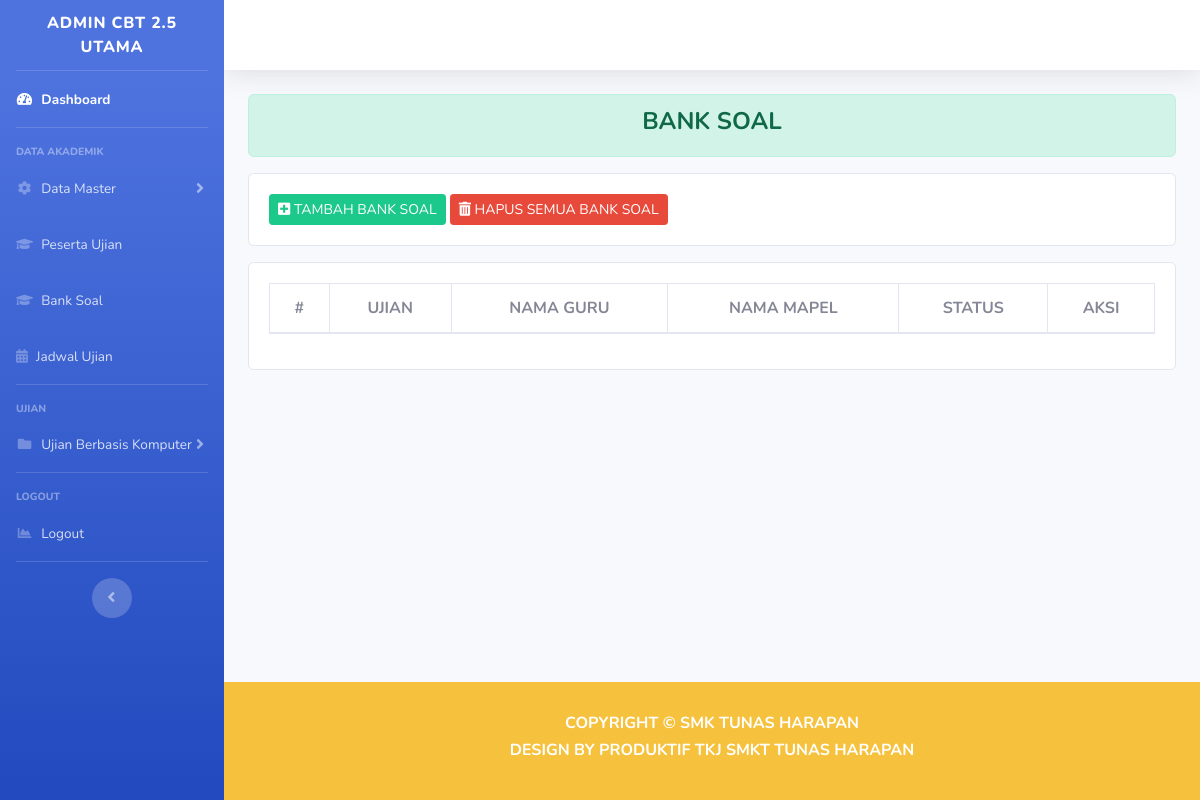
Page /index.php/dashboard/bank_soal on the earlier database version.
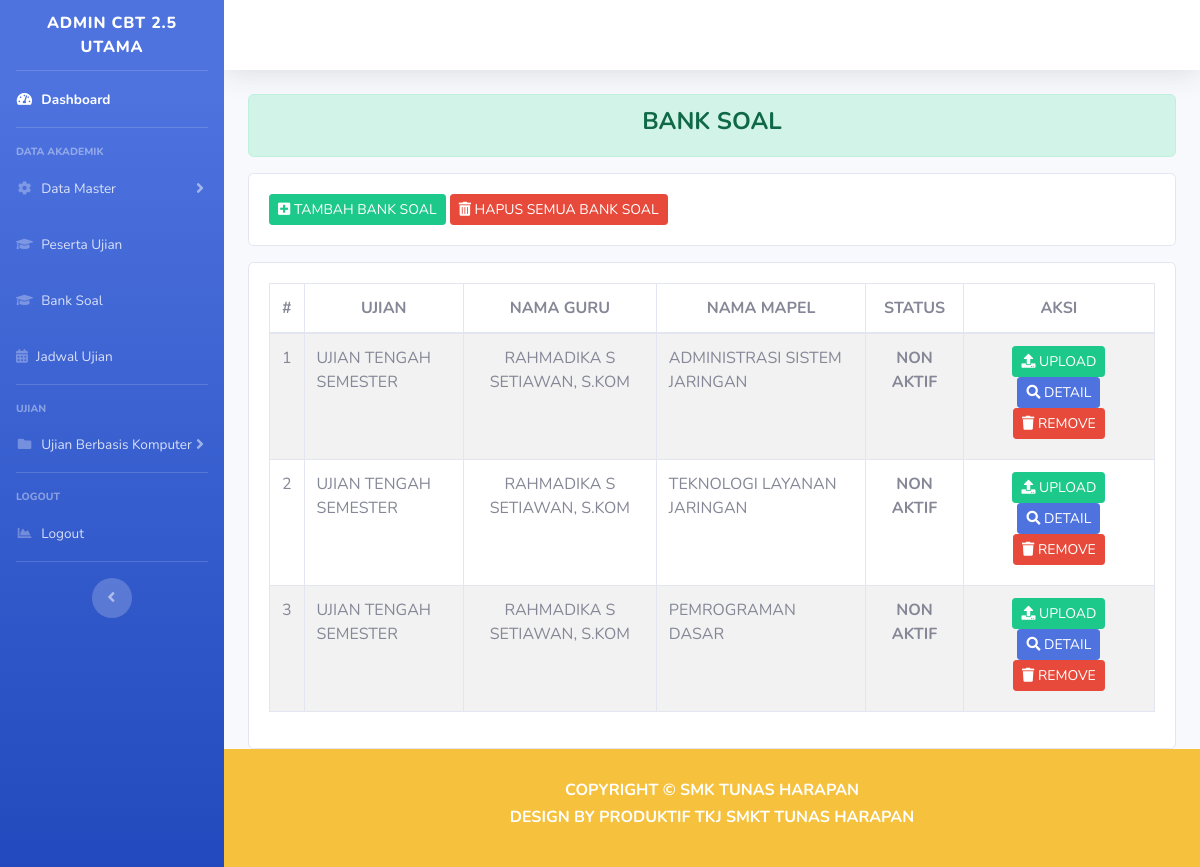
Same page on the later database version.
### tables this page shows
CREATE TABLE `bank_soal` (
  `id_bank_soal` int(18) NOT NULL,
  `id_mapel` int(18) NOT NULL,
  `id_guru` int(11) NOT NULL,
  `nama_ujian` varchar(128) NOT NULL,
  `status` varchar(32) NOT NULL,
  `time` timestamp NOT NULL DEFAULT current_timestamp() ON UPDATE current_timestamp()
);

CREATE TABLE `a_guru` (
  `id_guru` int(18) NOT NULL,
  `nama_guru` varchar(512) NOT NULL,
  `jenis_guru` varchar(16) NOT NULL
);

CREATE TABLE `a_mapel` (
  `id_mapel` int(18) NOT NULL,
  `nama_mapel` varchar(255) NOT NULL,
  `jurusan` varchar(16) NOT NULL
);

### application/controllers/Dashboard.php (called while the page is built, shortened)
<?php
class Dashboard extends CI_Controller
{
    function __construct()
    {
        $this->load->model('Model_jurusan');
    }
    public function bank_soal()
    {
        $isi['guru'] = $this->Model_guru->dataGuruTKJ();
        $isi['mapel'] = $this->Model_mapel->dataMapelTKJ();
        $isi['bankSoal'] = $this->Model_bankSoal->dataBankSoal();
        $isi['content'] = 'bank_soal/tampilan_bank_soal';
        $this->load->view('templates/header');
        $this->load->view('tampilan_dashboard', $isi);
        $this->load->view('templates/footer');
    }
}

### index.php (called while the page is built, shortened)
<?php
require_once BASEPATH.'core/CodeIgniter.php';

### application/models/Model_bankSoal.php (called while the page is built, shortened)
<?php
class Model_bankSoal extends CI_Model
{
    function dataBankSoal()
    {
        $sql = "SELECT bank_soal.id_bank_soal,bank_soal.nama_ujian,a_guru.nama_guru,a_mapel.nama_mapel,bank_soal.status,bank_soal.time FROM `bank_soal`
INNER JOIN a_mapel
ON a_mapel.id_mapel=bank_soal.id_mapel
INNER JOIN a_guru
ON a_guru.id_guru=bank_soal.id_guru;";
        $query = $this->db->query($sql);
        return $query->result_array();
    }
}

### application/views/bank_soal/tampilan_bank_soal.php (the view, shortened to what this page needs)
<div class="alert alert-success" role="alert">
    <h4 class="text-center font-weight-bold text-uppercase">bank soal</h4>
</div>
<div class="card">
    <div class="card-body">
        <button type="button" class="btn btn-success btn-sm text-uppercase" data-toggle="modal" data-target="#tambahBankSoal">
            <i class="fas fa-plus-square"></i> Tambah Bank Soal
        </button>
        <a class="btn btn-danger btn-sm text-uppercase" href="<?= base_url() ?>Dashboard/hapus_all_bank_soal"><i class="fas fa-trash-alt"></i> Hapus Semua Bank Soal</a>
    </div>
</div>
<div class="row mt-3">
    <div class="col-md">
        <div class="card">
            <div class="card-body">
                <div class="table-responsive">
                    <table class="table table-striped table-bordered" id="dataTable" width="100%" cellspacing="0">
                        <thead class="text-uppercase">
                            <tr class="text-center">
                                <th scope="col">#</th>
                                <th scope="col">ujian</th>
                                <th scope="col">nama guru</th>
                                <th scope="col">nama mapel</th>
                                <th scope="col">status</th>
                                <th scope="col">aksi
                                </th>
                            </tr>
                        </thead>
                        <tbody>
                            <tr>
                                <?php
                                $no = 1;
                                foreach ($bankSoal as $row) {
                                ?>
                                    <td><?php echo $no++; ?></td>
                                    <td><?= $row['nama_ujian'] ?></td>
                                    <td class="text-center"><?= $row['nama_guru'] ?></td>
                                    <td><?= $row['nama_mapel'] ?></td>
                                    <td class="text-center font-weight-bold text-uppercase"><?= $row['status'] ?></td>
                                    <td>
                                        <h5 class="text-center">
                                            <a class="btn btn-success btn-sm  text-uppercase" href="<?= base_url() ?>Dashboard/detail_banksoal/<?= $row['id_bank_soal'] ?>"><i class="fas fa-upload"></i> upload</a>
                                            <a class="btn btn-primary btn-sm  text-uppercase" href="#"><i class="fas fa-search"></i> detail</a>
                                            <a class="btn btn-danger btn-sm  text-uppercase" href="<?= base_url() ?>Dashboard/hapus_bank_soal/<?= $row['id_bank_soal'] ?>"><i class="fas fa-trash"></i> remove</a>
                                        </h5>
                                    </td>
                            </tr>
                        <?php } ?>
                        </tbody>
                    </table>
                </div>
            </div>
        </div>
    </div>
</div>

### application/views/templates/header.php (shortened to what this page needs)
<!DOCTYPE html>
<html lang="en">
<head>
    <link href="<?= base_url() ?>assets/dashboard/vendor/fontawesome-free/css/all.min.css" rel="stylesheet" type="text/css">
    <link href="<?= base_url() ?>assets/dashboard/css/sb-admin-2.min.css" rel="stylesheet">
    <link href="<?= base_url() ?>assets/dashboard/vendor/datatables/dataTables.bootstrap4.min.css" rel="stylesheet">
</head>
<body id="page-top">
    <div id="wrapper">
        <ul class="navbar-nav bg-gradient-primary sidebar sidebar-dark accordion" id="accordionSidebar">
            <a class="sidebar-brand d-flex align-items-center justify-content-center" href="index.html">
                <div class="sidebar-brand-text mx-3 text-uppercase">ADMIN CBT 2.5 <br> UTAMA</div>
            </a>
            <hr class="sidebar-divider my-0">
            <li class="nav-item active">
                <a class="nav-link" href="<?= base_url() ?>Dashboard">
                    <i class="fas fa-fw fa-tachometer-alt"></i>
                    <span>Dashboard</span></a>
            </li>
            <hr class="sidebar-divider">
            <div class="sidebar-heading">
                Data Akademik
            </div>
            <li class="nav-item">
                <a class="nav-link collapsed" href="#" data-toggle="collapse" data-target="#collapseTwo" aria-expanded="true" aria-controls="collapseTwo">
                    <i class="fas fa-fw fa-cog"></i>
                    <span>Data Master</span>
                </a>
            </li>
            <li class="nav-item">
                <a class="nav-link" href="<?= base_url() ?>Dashboard/peserta_ujian">
                    <i class="fas fa-graduation-cap"></i>
                    <span>Peserta Ujian </span></a>
            </li>
            <li class="nav-item">
                <a class="nav-link" href="<?= base_url() ?>Dashboard/bank_soal">
                    <i class="fas fa-graduation-cap"></i>
                    <span>Bank Soal</span></a>
            </li>
            <li class="nav-item">
                <a class="nav-link" href="<?= base_url() ?>Dashboard/jadwal_ujian">
                    <i class="fas fa-calendar-alt"></i>
                    <span>Jadwal Ujian</span></a>
            </li>
            <hr class="sidebar-divider">
            <div class="sidebar-heading">
                Ujian
            </div>
            <li class="nav-item">
                <a class="nav-link collapsed" href="#" data-toggle="collapse" data-target="#collapsePages" aria-expanded="true" aria-controls="collapsePages">
                    <i class="fas fa-fw fa-folder"></i>
                    <span>Ujian Berbasis Komputer</span>
                </a>
            </li>
            <hr class="sidebar-divider">
            <div class="sidebar-heading">
                Logout
            </div>
            <li class="nav-item">
                <a class="nav-link" href="charts.html">
                    <i class="fas fa-fw fa-chart-area"></i>
                    <span>Logout</span></a>
            </li>
            <hr class="sidebar-divider d-none d-md-block">
            <div class="text-center d-none d-md-inline">
                <button class="rounded-circle border-0" id="sidebarToggle"></button>
            </div>
        </ul>

### application/views/tampilan_dashboard.php (shortened to what this page needs)
<div id="content-wrapper" class="d-flex flex-column">
    <div id="content">
        <nav class="navbar navbar-expand navbar-light bg-white topbar mb-4 static-top shadow">
        </nav>
        <div class="container-fluid">
            <?php $this->load->view($content) ?>
        </div>
    </div>
    <footer class="sticky-footer bg-warning ">
        <div class="container my-auto">
            <div class="copyright text-center text-white my-auto">
                <h6 class="text-center font-weight-bold text-uppercase">Copyright &copy; SMK Tunas Harapan</h6>
                <h6 class="text-center text-white font-weight-bold text-uppercase">Design By Produktif TKJ smkt tunas Harapan</h6>
            </div>
        </div>
    </footer>
</div>
</div>

### application/views/templates/footer.php (shortened to what this page needs)
</body>
</html>

Differences in the rows shown:
added bank_soal: nama_ujian "UJIAN TENGAH SEMESTER", id_guru.nama_guru "RAHMADIKA S SETIAWAN, S.KOM", id_mapel.nama_mapel "ADMINISTRASI SISTEM JARINGAN", status "NON AKTIF"
added bank_soal: nama_ujian "UJIAN TENGAH SEMESTER", id_guru.nama_guru "RAHMADIKA S SETIAWAN, S.KOM", id_mapel.nama_mapel "TEKNOLOGI LAYANAN JARINGAN", status "NON AKTIF"
added bank_soal: nama_ujian "UJIAN TENGAH SEMESTER", id_guru.nama_guru "RAHMADIKA S SETIAWAN, S.KOM", id_mapel.nama_mapel "PEMROGRAMAN DASAR", status "NON AKTIF"
